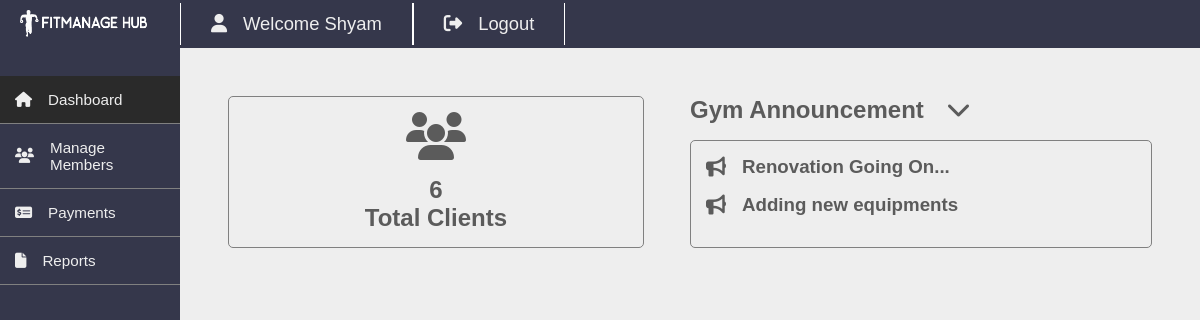
Page /staffs/dashboard.php (signed in) on the committed database.
### tables this page shows
CREATE TABLE `announcements` (
  `id` int(11) NOT NULL,
  `message` varchar(100) NOT NULL,
  `date` date NOT NULL
);

### staffs/dashboard.php (the view, shortened to what this page needs)
<?php
require_once "../dbcon.php";
$sql = "SELECT * FROM members";
$result = mysqli_query($conn, $sql);
$memberCount = mysqli_num_rows($result);
?>
<!DOCTYPE html>
<html lang="en">
<head>
    <link rel="stylesheet" href="css/template.css">
    <link rel="stylesheet" href="css/dashboard.css">
</head>
<body>
    <?php include "includes/template.php" ?>
    <div class="content">
        <div class="info">
            <div class="stats">
                <div class="stat-box">
                    <i class="fa-solid fa-users"></i>
                    <h2 class="num"><?= $memberCount ?></h2>
                    <h2>Total Clients</h2>
                </div>
            </div>
            <div class="announcement">
                <h2>Gym Announcement <span class="hide-show"><i class="fa-solid fa-chevron-down icon"></i></span></h2>
                <div class="announce-list">
                    <?php
                    $sql = "SELECT * FROM announcements";
                    $result = mysqli_query($conn, $sql);
                    while ($row = mysqli_fetch_assoc($result)) {
                        ?>
                        <div class="announce">
                            <span class="ann"><i class="fa-solid fa-bullhorn"></i></span>
                            <div class="messages">
                                <h3><?= $row['message'] ?></h3>
                            </div>
                        </div>
                        <?php
                    }
                    ?>
                </div>
            </div>
        </div>
    </div>
    <?php include "includes/footer.php" ?>
</body>
</html>

### staffs/css/template.css (style rules this page uses)
* { margin: 0; padding: 0; font-family: "Poppins", sans-serif; }
body { background-color: #eeeeee; }
.content { margin: 3rem; color: rgb(91,91,91); }
.icon { margin-right: 1rem; }

### staffs/css/dashboard.css (style rules this page uses)
.stats { height: 100px; display: flex; gap: 1rem; width: 45%; }
.stat-box { width: 100%; height: fit-content; padding: 15px; display: flex; flex-direction: column; align-items: center; border: 1px solid grey; border-radius: 5px; }
.stat-box .num { margin-top: 1rem; }
.stats i { font-size: 3rem; }
.announcement { width: 50%; }
.announce-list { margin-top: 1rem; padding: 15px; border: 1px solid grey; border-radius: 5px; }
.announce { display: flex; align-items: center; margin-bottom: 1rem; gap: 1rem; }
.ann i { font-size: 1.25rem; }
.hide-show { margin-left: 1rem; }
.info { display: flex; width: 100%; justify-content: space-between; align-items: start; }

### rows in the picture
announcements: message "Renovation Going On..."
announcements: message "Adding new equipments"

### other values in the picture
$_SESSION['user'] "Shyam"
$memberCount "6"
